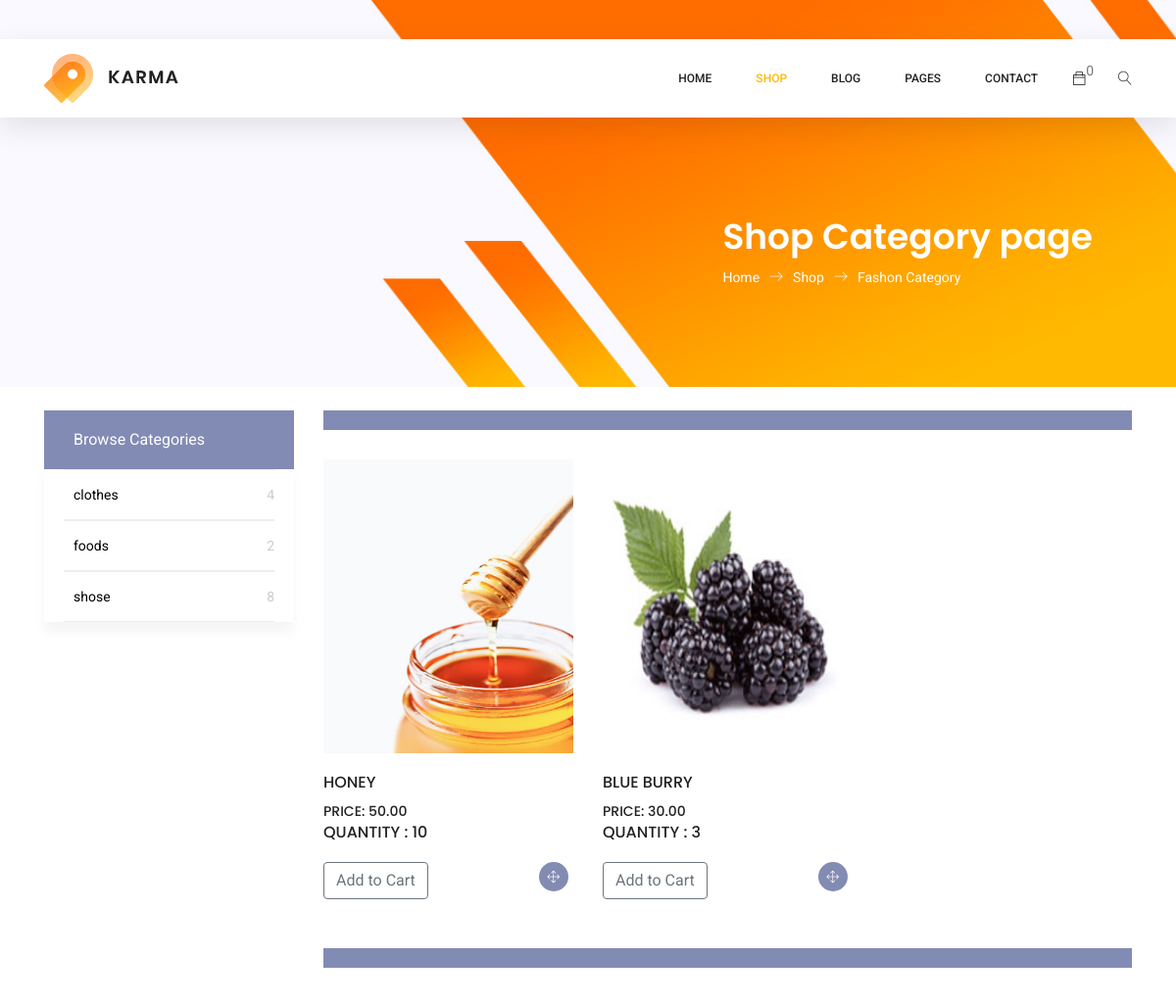
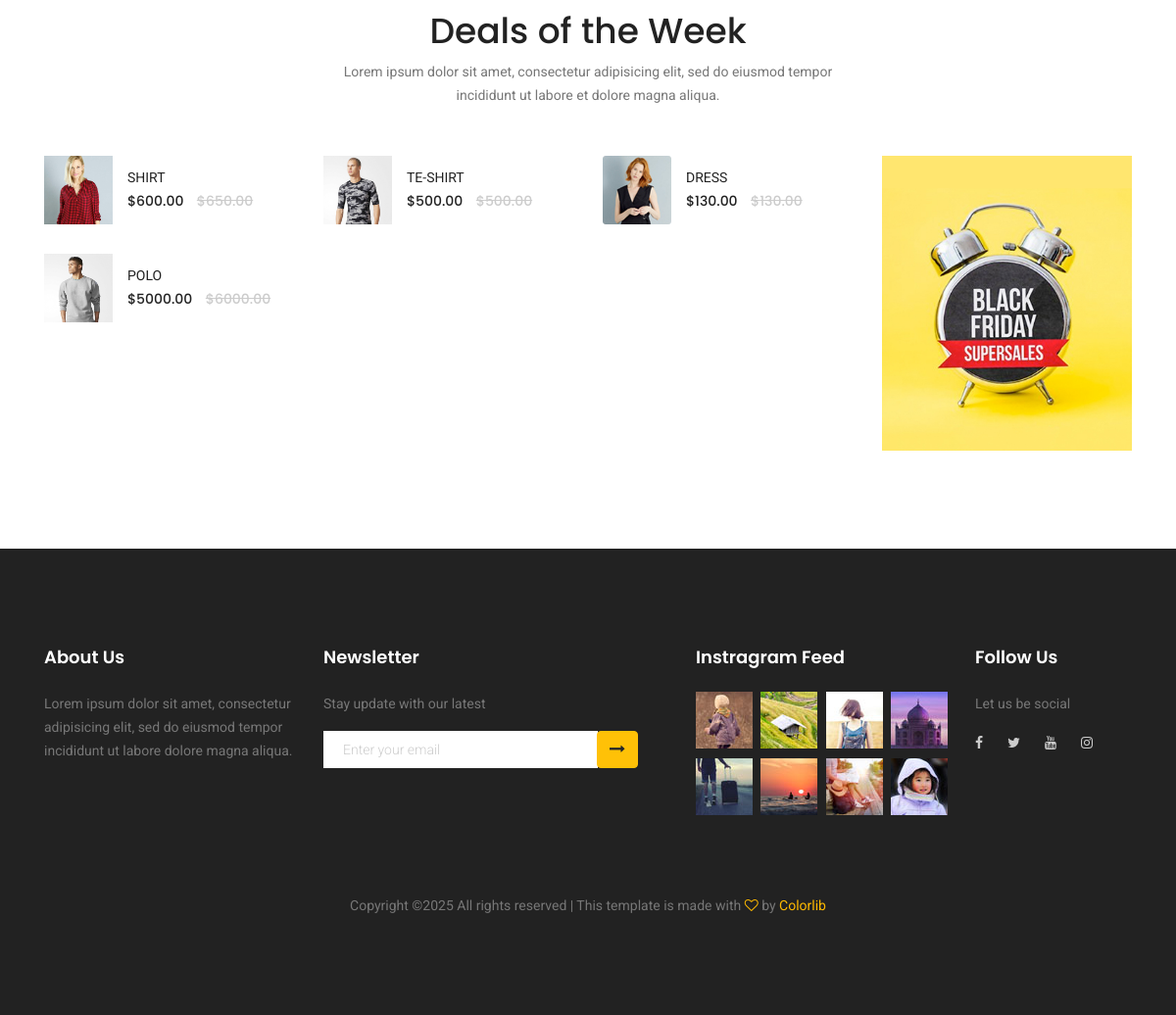
The app's page /products/category/foods/ with its own data (2 pictures, top to bottom).
### products/models.py (models this page shows, shortened)
class Category(models.Model):
    name = models.CharField(max_length=100)
    img= models.ImageField(upload_to='category/')
    description = models.TextField()
    created_at = models.DateTimeField(auto_now_add=True)
    updated_at = models.DateTimeField(auto_now=True)
    slug = models.SlugField(unique=True, blank=True, null=True)

class Product(models.Model):
    name = models.CharField(max_length=100, null=True, blank=True)
    img = models.ImageField(upload_to='product/', null=True, blank=True)
    description = models.TextField(null=True, blank=True)
    available_at = models.DateTimeField(default=timezone.now)
    width= models.DecimalField(max_digits=10, decimal_places=2, null=True, blank=True)
    height= models.DecimalField(max_digits=10, decimal_places=2, null=True, blank=True)
    length= models.DecimalField(max_digits=10, decimal_places=2, null=True, blank=True)
    weight= models.DecimalField(max_digits=10, decimal_places=2, null=True, blank=True)
    Depth= models.DecimalField(max_digits=10, decimal_places=2, null=True, blank=True)
    Quality_checking= models.BooleanField(default=False)
    Freshness_Duration= models.IntegerField(null=True, blank=True)  # in days
    When_packeting= models.DateTimeField(null=True, blank=True)
    Each_Box_contains= models.IntegerField(null=True, blank=True)
    price = models.DecimalField(max_digits=10, decimal_places=2, default=0.00)
    discount = models.DecimalField(max_digits=10, decimal_places=2, default=0.00)
    old_price = models.DecimalField(max_digits=10, decimal_places=2, null=True, blank=True)
    stock = models.IntegerField(default=0)
    is_hot_deal = models.BooleanField(default=False)
    hot_deal_end_at = models.DateTimeField(null=True, blank=True)
    black_friday_deal = models.BooleanField(default=False)
    created_at = models.DateTimeField(auto_now_add=True)
    updated_at = models.DateTimeField(auto_now=True)
    category = models.ForeignKey(Category,null=True, on_delete=models.CASCADE, related_name='products', default=None, blank=True)
    digital = models.BooleanField(default=False)
    def get_absolute_url(self):
        return reverse('single-product', kwargs={'pk': self.pk})

### products/views.py (the view)
# urls.py: path('category/<slug:slug>/', category_detail, name='category_detail'),
def category_detail(request, slug):
    category = get_object_or_404(Category, slug=slug)
    message = ''
    if request.method == 'POST':
        form = SubscriberForm(request.POST)
        if form.is_valid():
            form.save()
            message = 'تم الاشتراك بنجاح!'
            form = SubscriberForm()  # فرم جديد بعد الحفظ
    else:
        form = SubscriberForm()
    black_friday_deals = Product.objects.filter(
        black_friday_deal=True,
        available_at__lte=timezone.now()
    ).order_by('-available_at')
    products = Product.objects.filter(category=category,available_at__lte=timezone.now()).order_by('-id')
    products_page = paginate_products(request, products, per_page=5)
    contact = ContactInfo.objects.first()
    categories_with_count = Category.objects.annotate(
        product_count=Count('products'))
    return render(request, 'category_detail.html', {
        'category': category,
        'form': form,
        'message': message,
        'black_friday_deals': black_friday_deals,
        'products': products,
        'products_page': products_page,
        'contact': contact,
        'categories_with_count': categories_with_count
    })

### home/forms.py
class SubscriberForm(forms.ModelForm):
    class Meta:
        model = Subscriber
        fields = ['email']

### cart/context_processors.py (called while the page is built)
def cart_items_count(request):
    cartItems = 0
    if request.user.is_authenticated:
        order = Order.objects.filter(
            customer=request.user, complete=False).first()
        if order:
            cartItems = order.get_cart_items
    else:
        cookieData = cookieCart(request)
        cartItems = cookieData['cartItems']
        order = cookieData['order']
        items = cookieData['items']
    return {'cartItems': cartItems}

### cart/utils.py (called while the page is built, shortened)
def cookieCart(request):
    try:
        cart = json.loads(request.COOKIES.get('cart'))
        print("🧩 Raw cart from cookies:", request.COOKIES.get('cart'))
    except:
        cart = {}
        print('Cart is empty or broken')
    items = []
    order = {'get_cart_total': 0, 'get_cart_items': 0, 'shipping': False}
    cartItems = order['get_cart_items']
    return {'cartItems': cartItems, 'order': order, 'items': items}

### products/utils.py (called while the page is built)
def paginate_products(request, queryset, per_page=6):
    paginator = Paginator(queryset, per_page)
    page = request.GET.get('page', 1)
    try:
        return paginator.page(page)
    except PageNotAnInteger:
        return paginator.page(1)
    except EmptyPage:
        return paginator.page(paginator.num_pages)

### products/templates/category_detail.html (shortened to what this page needs)
{% extends 'index.html' %}
{% load static %}
{% load widget_tweaks %}
{% block content %}
	<section class="banner-area organic-breadcrumb">
		<div class="container">
			<div class="breadcrumb-banner d-flex flex-wrap align-items-center justify-content-end">
				<div class="col-first">
					<h1>Shop Category page</h1>
					<nav class="d-flex align-items-center">
						<a href="index.html">Home<span class="lnr lnr-arrow-right"></span></a>
						<a href="#">Shop<span class="lnr lnr-arrow-right"></span></a>
						<a href="category.html">Fashon Category</a>
					</nav>
				</div>
			</div>
		</div>
	</section>
	<div class="container">
		<div class="row">
			<div class="col-xl-3 col-lg-4 col-md-5">
				<br>
				<div class="sidebar-categories">
					<div class="head">Browse Categories</div>
					<ul class="main-categories">
						{% for category in categories_with_count %}
						<li class="main-nav-list">
							<a href="{% url 'category_detail' category.slug %}" class="d-flex justify-content-between">
								<li class="main-nav-list">{{ category.name }}<span class="number">{{ category.product_count }}</span></a>
						</li>
                        {% endfor %}
					</ul>
				</div>
			</div>
			<div class="col-xl-9 col-lg-8 col-md-7">
				<br>
				<div class="filter-bar d-flex flex-wrap align-items-center">
				</div>
				<section class="lattest-product-area pb-40 category-list">
					<div class="row">
                        {% if products_page %}
							{% for product in products_page %}
							<div class="col-lg-4 col-md-6">
								<div class="single-product">
									{% if product.img %}
									<img class="img-fluid" src="{{ product.img.url }}" alt="" style="height: 300px; width: 100%;">
									{% else %}
									<img class="img-fluid" src="{% static 'blog/c2.jpg' %}" alt="No image" style="height: 300px; width: 100%;">
									{% endif %}
									<div class="product-details">
										<h6>{{ product.name }}</h6>
										<div class="price">
											<h6>Price: {{ product.price }}</h6>
										</div>
										<div class="stock">
											<h6>quantity : {{ product.stock }}</h6>
										</div>
										<div class="prd-bottom" style="display: flex; justify-content: space-between;">
											<button data-product="{{product.id}}" data-action="add" class="btn btn-outline-secondary add-btn update-cart">Add to Cart</button>
											{% if product.id %}
											<a href="{{ product.get_absolute_url }}" class="social-info">
												<span class="lnr lnr-move"></span>
											</a>
											{% else %}
												<span class="social-info">رابط غير متاح</span>
											{% endif %}
										</div>
									</div>
								</div>
							</div>
							{% endfor %}
                        {% else %}
                        <div class="col-12">
                            <p>No products available in this category The Products Comming Soon.</p>
                        </div>
                        {% endif %}
					</div>
				</section>
				<div class="filter-bar d-flex flex-wrap align-items-center">
				</div>
			</div>
		</div>
	</div>
{% endblock content %}

### templates/index.html (shortened to what this page needs)
{% load static %}
{% load widget_tweaks %}
{% load sass_tags %}
<!DOCTYPE html>
<html lang="zxx" class="no-js">
<head>
	<link rel="stylesheet" href="{% static 'css/linearicons.css' %}">
	<link rel="stylesheet" href="{% static 'css/font-awesome.min.css' %}">
	<link rel="stylesheet" href="{% static 'css/themify-icons.css' %}">
	<link rel="stylesheet" href="{% static 'css/bootstrap.css' %}">
	<link rel="stylesheet" href="{% static 'css/owl.carousel.css' %}">
	<link rel="stylesheet" href="{% static 'css/nice-select.css' %}">
	<link rel="stylesheet" href="{% static 'css/nouislider.min.css' %}">
	<link rel="stylesheet" href="{% static 'css/ion.rangeSlider.css' %}">
	<link rel="stylesheet" href="{% static 'css/ion.rangeSlider.skinFlat.css' %}">
	<link rel="stylesheet" href="{% static 'css/magnific-popup.css' %}">
	<link rel="stylesheet" href="{% static 'css/main.css' %}">
	<link rel="stylesheet" href="{% sass_src 'scss/main.scss' %}">
</head>
<body>
	<header class="header_area sticky-header">
		<div class="main_menu">
			<nav class="navbar navbar-expand-lg navbar-light main_box">
				<div class="container">
					<a class="navbar-brand logo_h" href="{% url 'home' %}"><img src="{% static "img/logo.png" %}"></a>
					<div class="collapse navbar-collapse offset" id="navbarSupportedContent">
						<ul class="nav navbar-nav menu_nav ml-auto">
							<li class="">
							<li class="nav-item {% if request.path == '/' %}active{% endif %}"><a class="nav-link" href="{% url 'home' %}">Home</a></li>
							<li class="nav-item submenu dropdown {% if '/products/' in request.path %}active{% endif %}">
								<a href="#" class="nav-link dropdown-toggle" data-toggle="dropdown" role="button" aria-haspopup="true"
								 aria-expanded="false">Shop</a>
							</li>
							<li class="nav-item submenu dropdown">
								<a href="#" class="nav-link dropdown-toggle" data-toggle="dropdown" role="button" aria-haspopup="true"
								 aria-expanded="false">Blog</a>
							</li>
							<li class="nav-item submenu dropdown {% if '/users/' in request.path and not request.path == '/users/contact/' %}active{% endif %}">
								<a href="#" class="nav-link dropdown-toggle" data-toggle="dropdown" role="button" aria-haspopup="true"
								 aria-expanded="false">Pages</a>
							</li>
							<li class="nav-item {% if request.path == '/users/contact/' %}active{% endif %}"><a class="nav-link" href="{% url 'contact' %}">Contact</a></li>
						</ul>
						<ul class="nav navbar-nav navbar-right">
							<div class="form-inline my-2 my-lg-0">
							<li class="nav-item"><a href="{% url 'cart' %}" class="cart"><span class="ti-bag"></span></a></li>
							<p id='cart-total'> {{ cartItems }}</p>
							</div>
							<li class="nav-item">
								<button class="search"><span class="lnr lnr-magnifier" id="search"></span></button>
							</li>
						</ul>
					</div>
				</div>
			</nav>
		</div>
	</header>
{% block content %}{% endblock content %}
{% if '/products/category' in request.path or '/products/single-product' in request.path or request.path == '/' %}
<section class="related-product-area section_gap_bottom">
	<br>
	<br>
	<div class="container">
		<div class="row justify-content-center">
			<div class="col-lg-6 text-center">
				<div class="section-title">
					<h1>Deals of the Week</h1>
					<p>Lorem ipsum dolor sit amet, consectetur adipisicing elit, sed do eiusmod tempor incididunt ut labore et dolore
						magna aliqua.</p>
				</div>
			</div>
		</div>
		<div class="row">
			<div class="col-lg-9">
				<div class="row">
					{% for product in black_friday_deals %}
					<div class="col-lg-4 col-md-4 col-sm-6 mb-20">
						<div class="single-related-product d-flex">
							<a href="{% url 'single-product' product.id %}"><img src="{{ product.img.url }}" alt="" style="width: 70px; height: 70px; object-fit: cover;"></a>
							<div class="desc">
								<a href="{{ product.get_absolute_url }}" class="title">{{ product.name }}</a>
								<div class="price">
									<h6>${{ product.price }}</h6>
									<h6 class="l-through">${{ product.old_price }}</h6>
								</div>
							</div>
						</div>
					</div>
					{% endfor %}
				</div>
			</div>
			<div class="col-lg-3">
				<div class="ctg-right">
						<img class="img-fluid d-block mx-auto" src="{% static 'img/category/c5.jpg' %}" alt="">
				</div>
			</div>
		</div>
	</div>
</section>
{% endif %}
	<footer class="footer-area section_gap">
		<div class="container">
			<div class="row">
				<div class="col-lg-3  col-md-6 col-sm-6">
					<div class="single-footer-widget">
						<h6>About Us</h6>
						<p>
							Lorem ipsum dolor sit amet, consectetur adipisicing elit, sed do eiusmod tempor incididunt ut labore dolore
							magna aliqua.
						</p>
					</div>
				</div>
				<div class="col-lg-4  col-md-6 col-sm-6">
					<div class="single-footer-widget">
						<h6>Newsletter</h6>
						<p>Stay update with our latest</p>
						<div class="" id="mc_embed_signup">
							<form method="POST" action="{% url 'home' %}">
								<div class="d-flex flex-row">
									{% render_field form.email class="form-control" placeholder="Enter your email" %}
									 <div class="input-group-append">
										<button type="submit" class="btn btn-warning">
											<i class="fa fa-long-arrow-right"></i>
										</button>
									</div>
									</div>
								</form>
						</div>
					</div>
				</div>
				<div class="col-lg-3  col-md-6 col-sm-6">
					<div class="single-footer-widget mail-chimp">
						<h6 class="mb-20">Instragram Feed</h6>
						<ul class="instafeed d-flex flex-wrap">
							<li><img src="{% static "img/i1.jpg" %}" alt=""></li>
							<li><img src="{% static "img/i2.jpg" %}" alt=""></li>
							<li><img src="{% static "img/i3.jpg" %}" alt=""></li>
							<li><img src="{% static "img/i4.jpg" %}" alt=""></li>
							<li><img src="{% static "img/i5.jpg" %}" alt=""></li>
							<li><img src="{% static "img/i6.jpg" %}" alt=""></li>
							<li><img src="{% static "img/i7.jpg" %}" alt=""></li>
							<li><img src="{% static "img/i8.jpg" %}" alt=""></li>
						</ul>
					</div>
				</div>
				<div class="col-lg-2 col-md-6 col-sm-6">
					<div class="single-footer-widget">
						<h6>Follow Us</h6>
						<p>Let us be social</p>
						<div class="footer-social d-flex align-items-center">
							<a href="{{ contact.facebook }}"><i class="fa fa-facebook"></i></a>
							<a href="{{ contact.twitter }}"><i class="fa fa-twitter"></i></a>
							<a href="{{ contact.youtube }}"><i class="fa fa-youtube"></i></a>
							<a href="{{ contact.instagram }}"><i class="fa fa-instagram"></i></a>
						</div>
					</div>
				</div>
			</div>
			<div class="footer-bottom d-flex justify-content-center align-items-center flex-wrap">
				<p class="footer-text m-0">
Copyright &copy;<script>document.write(new Date().getFullYear());</script> All rights reserved | This template is made with <i class="fa fa-heart-o" aria-hidden="true"></i> by <a href="https://colorlib.com" target="_blank">Colorlib</a>
</p>
			</div>
		</div>
	</footer>
</body>
</html>

### records on screen
Category: name "clothes", product_count "4"
Category: name "foods", product_count "2"
Category: name "shose", product_count "8"
Product: img (picture), name "HONEY", price "50.00", stock "10"
Product: img (picture), name "BLUE BURRY", price "30.00", stock "3"
Product: img (picture), name "SHIRT", price "600.00", old_price "650.00"
Product: img (picture), name "TE-SHIRT", price "500.00", old_price "500.00"
Product: img (picture), name "DRESS", price "130.00", old_price "130.00"
Product: img (picture), name "POLO", price "5000.00", old_price "6000.00"

### other values on screen
{{ cartItems }} "0"
